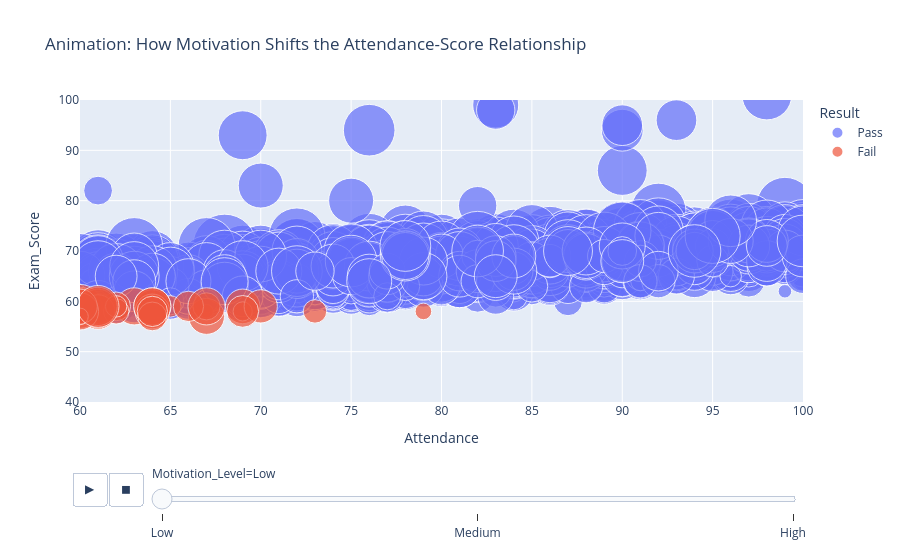

The notebook cell this image was saved under:
### Markdown cell above
<p style="color:MidnightBlue;font-family:ConicSansMS;font-size:18px;">Scatter Plot

### Code cell
figure = px.scatter(
    df, 
    x="Attendance", 
    y="Exam_Score", 
    animation_frame="Motivation_Level", 
    color="Result",
    size="Hours_Studied", 
    hover_name="Gender",
    log_x=False, 
    size_max=45, 
    range_x=[60,100], 
    range_y=[40,100],
    title="Animation: How Motivation Shifts the Attendance-Score Relationship"
)
figure.show()

### Figure 1 — Plotly figure (JSON) as saved in the notebook; plotly's stock layout.template omitted (floating-point values rounded to 4 significant figures; data arrays with more than 128 entries replaced by an {"elided": "..."} marker saying what was removed)
{"data": [{"hovertemplate": "<b>%{hovertext}</b><br><br>Result=Pass<br>Motivation_Level=Low<br>Attendance=%{x}<br>Exam_Score=%{y}<br>Hours_Studied=%{marker.size}<extra></extra>", "hovertext": {"elided": "1901 str values"}, "legendgroup": "Pass", "marker": {"color": "#636efa", "size": {"elided": "1901 int values"}, "sizemode": "area", "sizeref": 0.02173, "symbol": "circle"}, "mode": "markers", "name": "Pass", "orientation": "v", "showlegend": true, "type": "scatter", "x": {"elided": "1901 int values"}, "xaxis": "x", "y": {"elided": "1901 int values"}, "yaxis": "y"}, {"hovertemplate": "<b>%{hovertext}</b><br><br>Result=Fail<br>Motivation_Level=Low<br>Attendance=%{x}<br>Exam_Score=%{y}<br>Hours_Studied=%{marker.size}<extra></extra>", "hovertext": ["Female", "Female", "Female", "Female", "Male", "Male", "Male", "Male", "Female", "Male", "Female", "Female", "Male", "Male", "Male", "Female", "Male", "Female", "Female", "Female", "Female", "Male", "Female", "Male", "Female", "Male", "Male", "Male", "Female", "Male", "Male", "Female", "Male", "Female", "Female", "Male"], "legendgroup": "Fail", "marker": {"color": "#EF553B", "size": [13, 16, 15, 4, 5, 13, 12, 10, 9, 15, 15, 14, 21, 2, 12, 13, 7, 12, 7, 14, 3, 5, 13, 8, 6, 16, 10, 15, 15, 11, 9, 10, 13, 3, 19, 15], "sizemode": "area", "sizeref": 0.02173, "symbol": "circle"}, "mode": "markers", "name": "Fail", "orientation": "v", "showlegend": true, "type": "scatter", "x": [69, 60, 63, 69, 65, 61, 64, 60, 62, 60, 64, 61, 60, 67, 70, 61, 62, 61, 60, 67, 79, 62, 64, 67, 73, 61, 66, 64, 60, 69, 64, 64, 60, 60, 61, 67], "xaxis": "x", "y": [59, 59, 59, 58, 59, 58, 59, 59, 59, 59, 59, 58, 59, 58, 59, 59, 58, 58, 59, 57, 58, 59, 58, 59, 58, 59, 59, 59, 58, 58, 57, 58, 59, 57, 59, 59], "yaxis": "y"}], "layout": {"legend": {"itemsizing": "constant", "title": {"text": "Result"}, "tracegroupgap": 0}, "sliders": [{"active": 0, "currentvalue": {"prefix": "Motivation_Level="}, "len": 0.9, "pad": {"b": 10, "t": 60}, "steps": [{"args": [["Low"], {"frame": {"duration": 0, "redraw": false}, "fromcurrent": true, "mode": "immediate", "transition": {"duration": 0, "easing": "linear"}}], "label": "Low", "method": "animate"}, {"args": [["Medium"], {"frame": {"duration": 0, "redraw": false}, "fromcurrent": true, "mode": "immediate", "transition": {"duration": 0, "easing": "linear"}}], "label": "Medium", "method": "animate"}, {"args": [["High"], {"frame": {"duration": 0, "redraw": false}, "fromcurrent": true, "mode": "immediate", "transition": {"duration": 0, "easing": "linear"}}], "label": "High", "method": "animate"}], "x": 0.1, "xanchor": "left", "y": 0, "yanchor": "top"}], "title": {"text": "Animation: How Motivation Shifts the Attendance-Score Relationship"}, "updatemenus": [{"buttons": [{"args": [null, {"frame": {"duration": 500, "redraw": false}, "fromcurrent": true, "mode": "immediate", "transition": {"duration": 500, "easing": "linear"}}], "label": "&#9654;", "method": "animate"}, {"args": [[null], {"frame": {"duration": 0, "redraw": false}, "fromcurrent": true, "mode": "immediate", "transition": {"duration": 0, "easing": "linear"}}], "label": "&#9724;", "method": "animate"}], "direction": "left", "pad": {"r": 10, "t": 70}, "showactive": false, "type": "buttons", "x": 0.1, "xanchor": "right", "y": 0, "yanchor": "top"}], "xaxis": {"anchor": "y", "domain": [0, 1], "range": [60, 100], "title": {"text": "Attendance"}}, "yaxis": {"anchor": "x", "domain": [0, 1], "range": [40, 100], "title": {"text": "Exam_Score"}}}}
